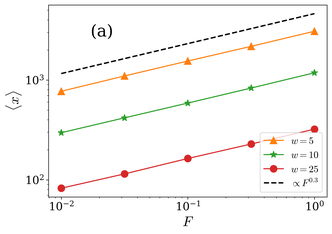
#> input picture Simple_Cubic/COMBINE/graph_a.png, 332 x 234 px, shrunk from 2005 x 1409 before the run
$ python combine_graphs.py
#> lines starting #> are read from the running program, lines starting #| are printed output that depends on the picture
#!/usr/bin/env python3
# combine_graphs.py
# Usage: python3 combine_graphs.py

from PIL import Image
import sys

def main():
    # 1. Define the input image files in the correct order (Left to Right)
    image_files = ['graph_a.png', 'graph_b.png', 'graph_c.png']
    images = []

    # 2. Load images
    try:
        for file in image_files:
            img = Image.open(file)
#> img is the input picture: PIL image 332x234 RGBA; mean R, G, B, A 248.8, 247.5, 246.1, 255
            images.append(img)
    except FileNotFoundError as e:
        print(f"[ERROR] Could not find the image file: {e.filename}")
        print("Make sure you generated the .png files first!")
        sys.exit(1)

    # 3. Calculate total width and max height for the canvas
    widths, heights = zip(*(i.size for i in images))
#> widths = (332, 335, 333); heights = (234, 239, 235)
    total_width = sum(widths)
#> total_width = 1000
    max_height = max(heights)
#> max_height = 239

    # 4. Create a new blank white canvas
    combined_im = Image.new('RGB', (total_width, max_height), color='white')
#> combined_im: PIL image 1000x239 RGB; every value is 255

    # 5. Paste the images side-by-side
    x_offset = 0
    for im in images:
        # If an image is shorter than max_height, center it vertically
        y_offset = (max_height - im.size[1]) // 2
        combined_im.paste(im, (x_offset, y_offset))
        x_offset += im.size[0]
#> this loop made 3 passes
#> (y_offset, x_offset) on passes 1 to 3: (2, 332), (0, 667), (2, 1000)
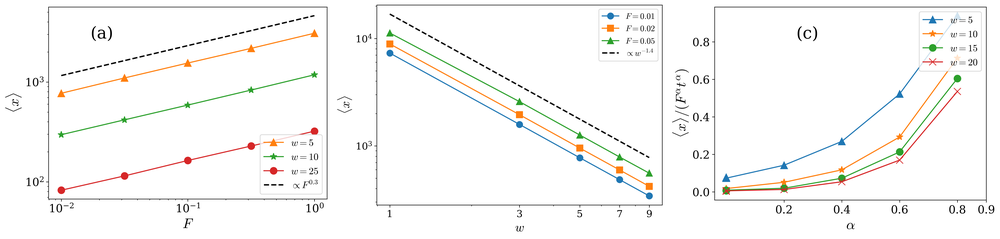
#> combined_im: PIL image 1000x239 RGB; mean R, G, B 248.2, 247.8, 246.6
#> after the loop, x_offset = 1000

    # 6. Save the final combined image
    output_filename = 'combined_graphs_ABC.png'
    combined_im.save(output_filename)
    print(f"\n[SYSTEM] Successfully stitched {len(images)} images horizontally!")
#| [SYSTEM] Successfully stitched 3 images horizontally!
    print(f"[SYSTEM] Output saved to: {output_filename}")

if __name__ == "__main__":
    # Ensure Pillow is installed
    try:
        import PIL
    except ImportError:
        print("[ERROR] Pillow library is not installed. Run: pip install Pillow")
        sys.exit(1)

    main()
